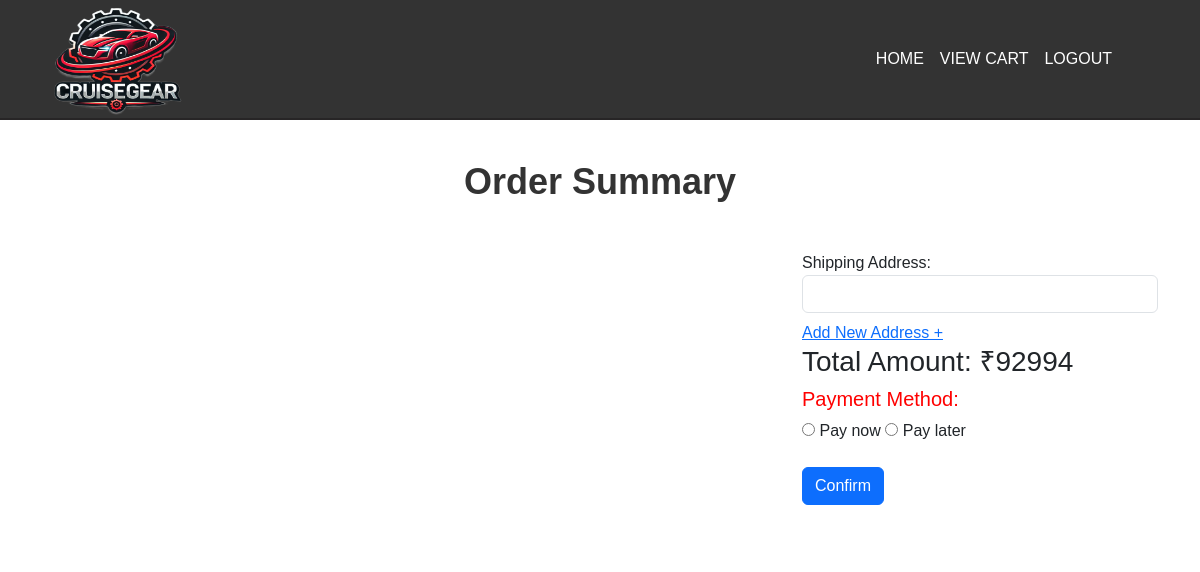
/orderSummary2/92994/92994 (signed in), run on an earlier commit of the app's database.
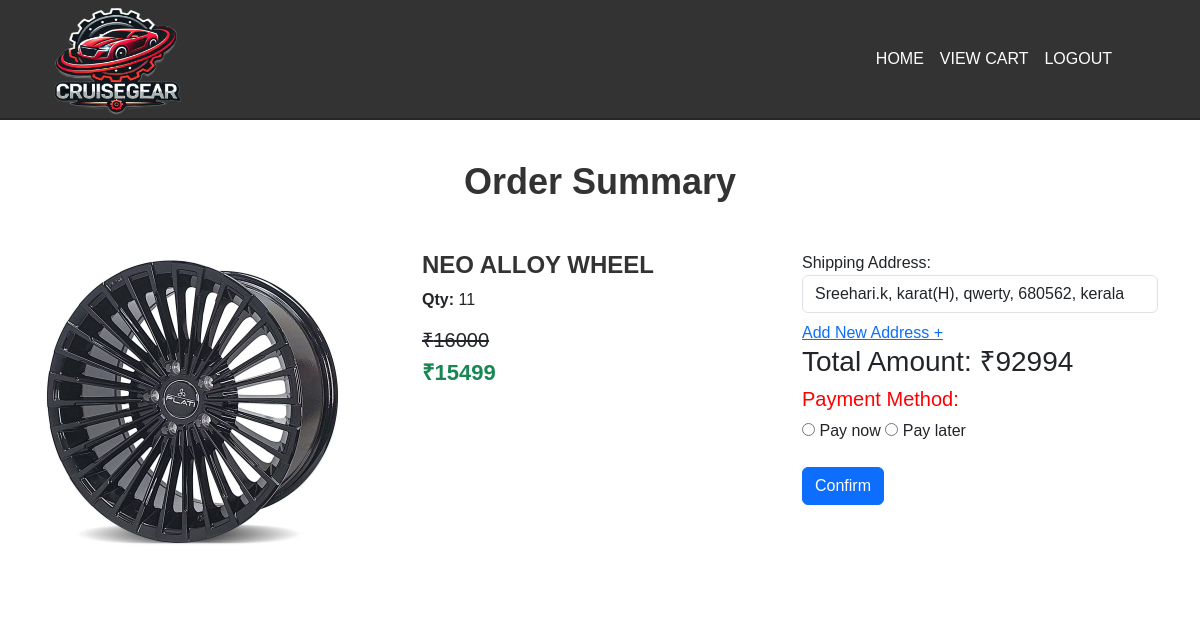
And on a later commit of the database.
### app/models.py (models this page shows)
class cart(models.Model):
    details=models.ForeignKey(details,on_delete=models.CASCADE)
    user=models.ForeignKey(User,on_delete=models.CASCADE)
    qty=models.IntegerField()

class details(models.Model):
    product=models.ForeignKey(product,on_delete=models.CASCADE)
    price=models.IntegerField()
    offer_price=models.IntegerField()
    stock=models.IntegerField()
    weight=models.TextField()

class product(models.Model):
    categories=models.ForeignKey(category,on_delete=models.CASCADE)
    pid=models.TextField(unique=True)
    name=models.TextField()
    dis=models.TextField()
    img=models.FileField()

### app/views.py (the view)
# urls.py: path('orderSummary2/<price>/<total>',views.orderSummary2,name="orderSummary2"),
def orderSummary2(req,price,total):
    if 'user' in req.session:
        user=User.objects.get(username=req.session['user'])
        data=Address.objects.filter(user=user)
        Cart=cart.objects.filter(user=user)
        categories=category.objects.all()
        if req.method == 'POST':
            address=req.POST['address']
            pay=req.POST['pay']
            addr=Address.objects.get(user=user,pk=address)
        else:
            return render(req,'user/orderSummary2.html',{'Cart':Cart,'data':data,'price':price,'total':total,'categories':categories})
        req.session['address']=addr.pk
        if pay == 'paynow':
                return redirect("orderpayment2")
        else:
                return redirect("buyproduct")
    else:
        return redirect(car_com_login)

### templates/user/orderSummary2.html (shortened to what this page needs)
  <!DOCTYPE html>
<html lang="en">
<head>
    {% load static %}
    <link href="https://cdn.jsdelivr.net/npm/bootstrap@5.3.3/dist/css/bootstrap.min.css" rel="stylesheet">
    <link rel="stylesheet" href="{% static 'summary.css' %}">
</head>
<body>
    <nav class="navbar navbar-expand-sm">
        <div class="container-fluid">
            <img src="../../static/cruisegear2br.png" style="width: 165px;height: 140px;" alt="">
            <div class="collapse navbar-collapse" id="collapsibleNavbar">
                <ul class="navbar-nav ms-auto me-5">
                  <li class="nav-item"><a class="nav-link fcolor" href="user_home">HOME</a></li>
                  <li class="nav-item"><a class="nav-link fcolor" href="viewcart">VIEW CART</a></li>
                  <li class="nav-item"><a class="nav-link fcolor" href="logout">LOGOUT</a></li>
                </ul>
            </div>
        </div>
    </nav>
    <div class="order-details-container">
        <div class="container">
            <h2 class="order-title text-center mb-5">Order Summary</h2>
            <div class="row">
                <div class="col-lg-8">
                    {% for i in Cart %}
                    <div class="order-card mb-4">
                        <div class="order-card-body">
                            <div class="row">
                                <div class="col-lg-6">
                                    <img src="{{i.details.product.img.url}}" alt="" class="order-item-image">
                                </div>
                                <div class="col-lg-6">
                                    <h3 class="order-product-name">{{i.details.product.name}}</h3>
                                    <p><strong>Qty:</strong> {{i.qty}}</p>
                                    <h5 style="text-decoration: line-through;">₹{{i.details.price}}</h5>
                                    <h5 class="order-price text-success">₹{{i.details.offer_price}}</h5>
                                </div>
                            </div>
                        </div>
                    </div>
                    {% endfor %}
                </div>
                <div class="col-lg-4">
                    <form action="" method="post" enctype="multipart/form-data">
                        <label for="address">Shipping Address:</label><br>
                        <select name="address" id="address" class="form-control">
                            {% for i in data %}
                                <option value="{{i.pk}}">{{i.name}}, {{i.house}}, {{i.street}}, {{i.pin}}, {{i.state}}</option>
                            {% endfor %}
                        </select>
                        <div class="mt-2">
                            <a href="../../../address">Add New Address +</a>
                        </div>
                        <h3>Total Amount: ₹{{price}}</h3>
                        <h5 style="color: red;">Payment Method:</h5>
                        <input type="radio" name="pay" id="paynow" value="paynow" required>
                        <label for="paynow">Pay now</label>
                        <input type="radio" name="pay" id="paylater" value="paylater" required>
                        <label for="paylater">Pay later</label>
                        <div class="mt-4">
                            <button type="submit" class="btn btn-primary">Confirm</button>
                        </div>
                    </form>
                </div>
            </div>
        </div>
    </div>
</body>
</html>
</body>
</html>

What changed in the data, as far as the page shows it:
added cart: details.product.img (picture), details.product.name "NEO ALLOY WHEEL", qty "11", details.price "16000", details.offer_price "15499"
Also different on the page:
form field address: (not shown) → "Sreehari.k, karat(H), qwerty, 680562, kerala"
